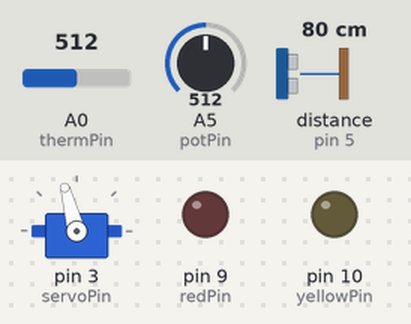
Simulated run of this sketch. Board: Arduino Uno, built with avr-gcc and run on an emulated ATmega328P. Shown: servo, output pins drawn as LEDs (lit = HIGH). Wiring (inferred from the names in the program): ultrasonic range finder: trigger pin 12; echo pin 5. The inputs (shaded band) are chosen by the test bench; at power-on: A5 (potPin) = 512, A0 (thermPin) = 512, distance to the obstacle (sensor on pin 5) 80 cm. The echo pulse lasts 58.3 µs per cm; pins used as bus, display or sensor lines are not drawn; what the sketch prints to the serial monitor is not drawn.

Above: at 1.8 s.
1.9 s: A5 (potPin) set to 716
At 2.6 s:
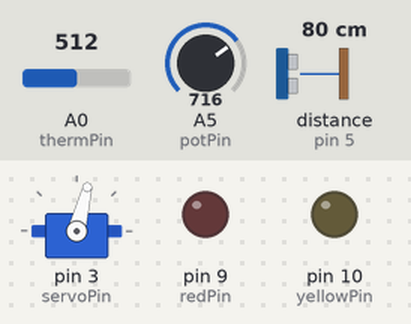
3.6 s: A5 (potPin) set to 900
At 4.9 s:
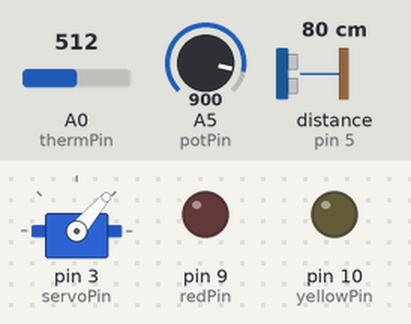
5.8 s: A5 (potPin) set to 1023
At 7.3 s:
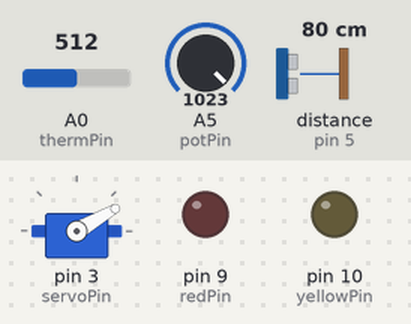
7.9 s: A5 (potPin) set to 306
At 9.7 s:
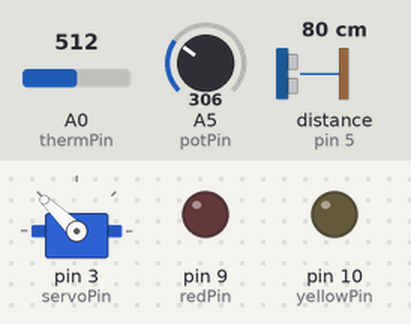
10.1 s: A5 (potPin) set to 170
At 12.0 s:
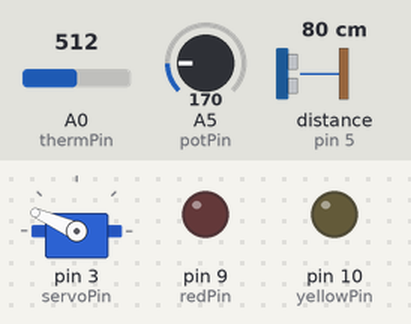
Timing chart, 0 to 13.2 s (numbered marks = the images above; inputs shaded):
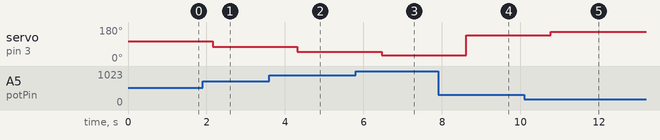

The sketch:

TechBoy_L17.ino
```cpp
#include <Servo.h>
#include <math.h>

int redPin = 9;
int yellowPin = 10;

int potPin = 5;
int potValue = 0;

//Ultrasonic sensor Sr04
int trigPin = 12;
int echoPin = 5;
float pingTime;
float speedSound = 0.0;
float distance = 6.; //inch
float tempF, tempC; //temperature
float humidity = 50; //relative humidity in %

//Thermistor
int thermPin = 0;
float R1static = 10000.;
float Vout, R2, R2log, A, B, C, T;

//Servo settings
Servo myServo;
int servoPin = 3;
int servoDelay = 25;
int servoMinAngle = 30;
int servoMaxAngle = 180;
int servoAngle = 0;

double thermistorCelcius() {
 Vout = analogRead(thermPin);
 //Serial.print("Vout: "); Serial.println(Vout);

 A = 1.129148e-03, B = 2.34125e-04, C = .876741e-07;
 R2 = R1static * (1023.0 / Vout - 1.0);
 R2log = log(R2);
 T = (1.0 / (A + B*R2log + C*R2log*R2log*R2log));
 T = T - 273.15;
 return T;
}

void ultraSonicSensorDistance(){
  tempC = thermistorCelcius();

  //create pulse
  digitalWrite(trigPin, LOW);
  delayMicroseconds(2);
  digitalWrite(trigPin, HIGH);
  delayMicroseconds(10);
  digitalWrite(trigPin, LOW);

  pingTime = pulseIn(echoPin, HIGH); //time that signal was returned in microseconds

  speedSound = 331.4 + (.606 * tempC) + (.0124 * humidity); //Speed of sound in meters per second
  distance = speedSound * pingTime/2. / pow(10,6) * 100.; //distance in centimeters

  speedSound = speedSound * 3600./1609.34; //miles per hour
  tempF = (tempC*9./5.) + 32.;

  Serial.print("Temperature: ");
  Serial.print(tempF);
  Serial.println(" F");
  Serial.print("Speed of sound in air is ");
  Serial.print(speedSound);
  Serial.println(" (miles/h)");
  Serial.print("Distance of object: ");
  Serial.print(distance);
  Serial.println(" cm");
  Serial.println("------------");
  delay(1000);
}

int analogReadToWrite(int readValue){
  int outputValue = map(readValue,0,1023,0,255);

  return outputValue;
}

int analogReadToSeconds(int readValue){
  float writeValue = 250.0 + readValue*4750.0/1023.0;
  int outputValue = (int)round(writeValue);

  Serial.print("ms delay: ");
  Serial.println(outputValue);
  return outputValue;
}

int readPotentiometer(){
  potValue = analogRead(potPin);
  //Serial.print("Potentiometer value: ");
  //Serial.println(potValue);

  return potValue;
}

void blinkPins(int pin1, int pin2, int inputValue){
  digitalWrite(pin1, HIGH);
  delay(analogReadToSeconds(inputValue));
  digitalWrite(pin1, LOW);
  digitalWrite(pin2, HIGH);
  delay(analogReadToSeconds(inputValue));
  digitalWrite(pin2, LOW);
}


void servoAngleFromPot(int potValue){
  servoAngle = map(potValue,0,1023,servoMaxAngle, servoMinAngle);
  myServo.write(servoAngle);
  delay(servoDelay);
}

void setup() {
  // put your setup code here, to run once:
  Serial.begin(9600);

  pinMode(redPin, OUTPUT);
  pinMode(yellowPin, OUTPUT);
  pinMode(potPin, INPUT);
  myServo.attach(servoPin);

  pinMode(thermPin, INPUT);
  pinMode(trigPin, OUTPUT);
  pinMode(echoPin, INPUT);

  while(!Serial){}
}

void loop() {
  // put your main code here, to run repeatedly:
  int inputValue = readPotentiometer();
  //blinkPins(redPin, yellowPin, inputValue);
  servoAngleFromPot(inputValue);

  ultraSonicSensorDistance();
}
```

Measured:
- after the input at 1.9 s, servo on pin 3 (servoPin): 105° → 76° after 0.25 s
- after the input at 3.6 s, servo on pin 3 (servoPin): 76° → 49° after 0.71 s
- after the input at 5.8 s, servo on pin 3 (servoPin): 49° → 30° after 0.66 s
- after the input at 7.9 s, servo on pin 3 (servoPin): 30° → 136° after 0.71 s
- after the input at 10.1 s, servo on pin 3 (servoPin): 136° → 156° after 0.67 s
